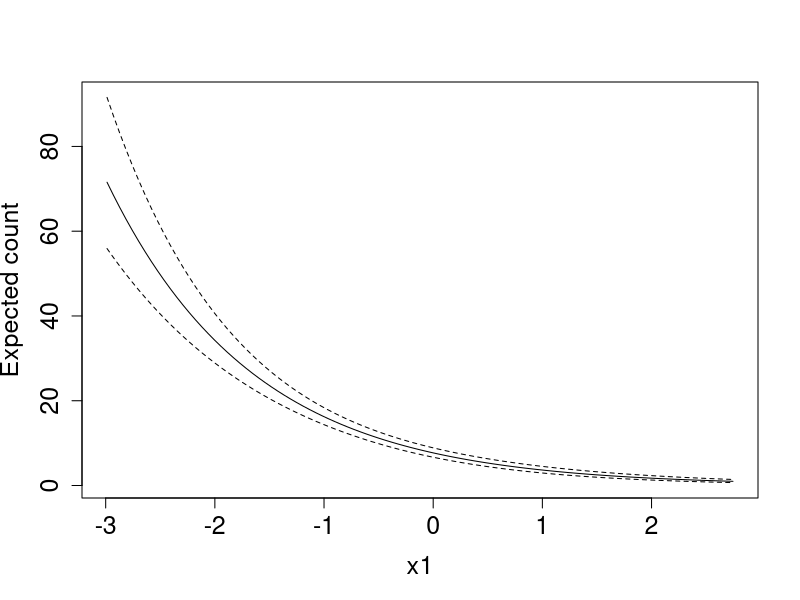

The R source for this figure:
## ---- chunk 1
# setwd(choose.dir())
exmdat <- read.csv("Exam 2 Data.csv")
head(exmdat)
## ---- chunk 2
fit <- glm(y ~ x1 * x2 + x3, family = poisson, data = exmdat)
summary(fit)
## ---- chunk 3
b <- coef(fit)

b[2] + b[6] * -1
## ---- chunk 4
data2 <- data.frame(
x1 = seq(from = min(exmdat$x1), to = max(exmdat$x1),length.out = 100),
x2 = -1,
x3 = factor('a', levels = c('a','b','c')))
        
head(data2)

prd1 <- predict.glm(object = fit, newdata = data2, se.fit = T)
low <- exp(prd1$fit - qnorm(0.95) * prd1$se.fit)
high <- exp(prd1$fit + qnorm(0.95) * prd1$se.fit)

plot(y = exp(prd1$fit), x = data2$x1, xlab = 'x1',
  ylab = 'Expected count', cex.axis = 1.5, cex.lab = 1.5,
  ylim = c(min(low), max(high)), type = 'l')
  lines(x = data2$x1, y = low, lty = 2)
  lines(x = data2$x1, y = high, lty = 2)
## ---- chunk 5
summary(fit)
## ---- chunk 6
library(multcomp) #For the glht function and hypothesis test

b[5] - b[4]

#Constrast Matrix

x <- matrix(c(0, mean(exmdat$x1), mean(exmdat$x2), -1, 1, ((mean(exmdat$x1) * mean(exmdat$x2)) )), nrow = 1)
x

cntr <- glht(model = fit, linfct = x)
summary(cntr, test = adjusted('none'))
## ---- chunk 7
#Test Statistic
ts <- b[6] / summary(fit)[['coefficients']]['x1:x2','Std. Error']
ts

#P-value
pnorm(-1 * abs(ts)) * 2
## ---- chunk 8
p <- plogis(-2)
x_1 <- c(1,0)
dbinom(x_1, size = 1, p = p)
